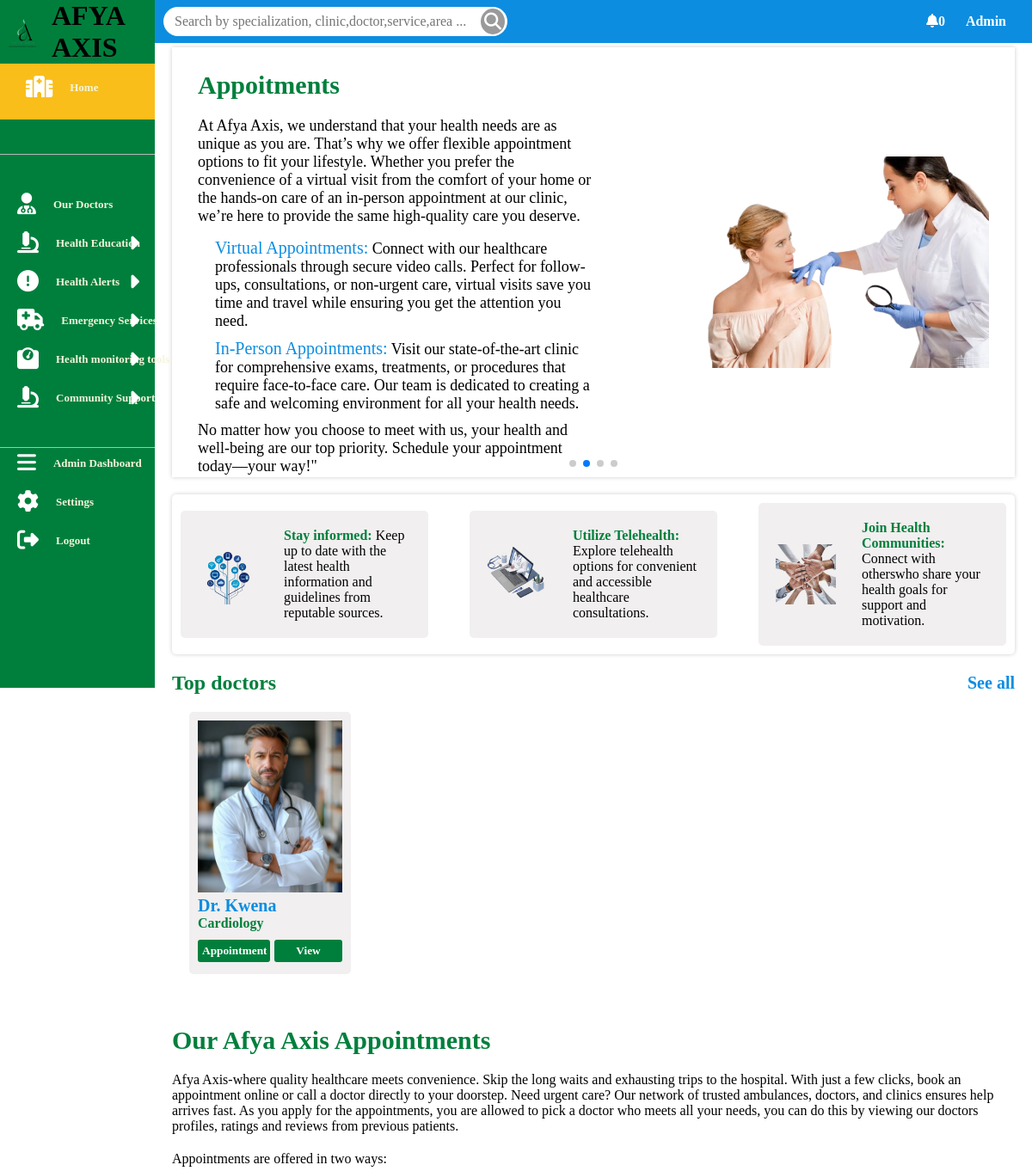
Before: /base/home (signed in, upper part) with the older database file.
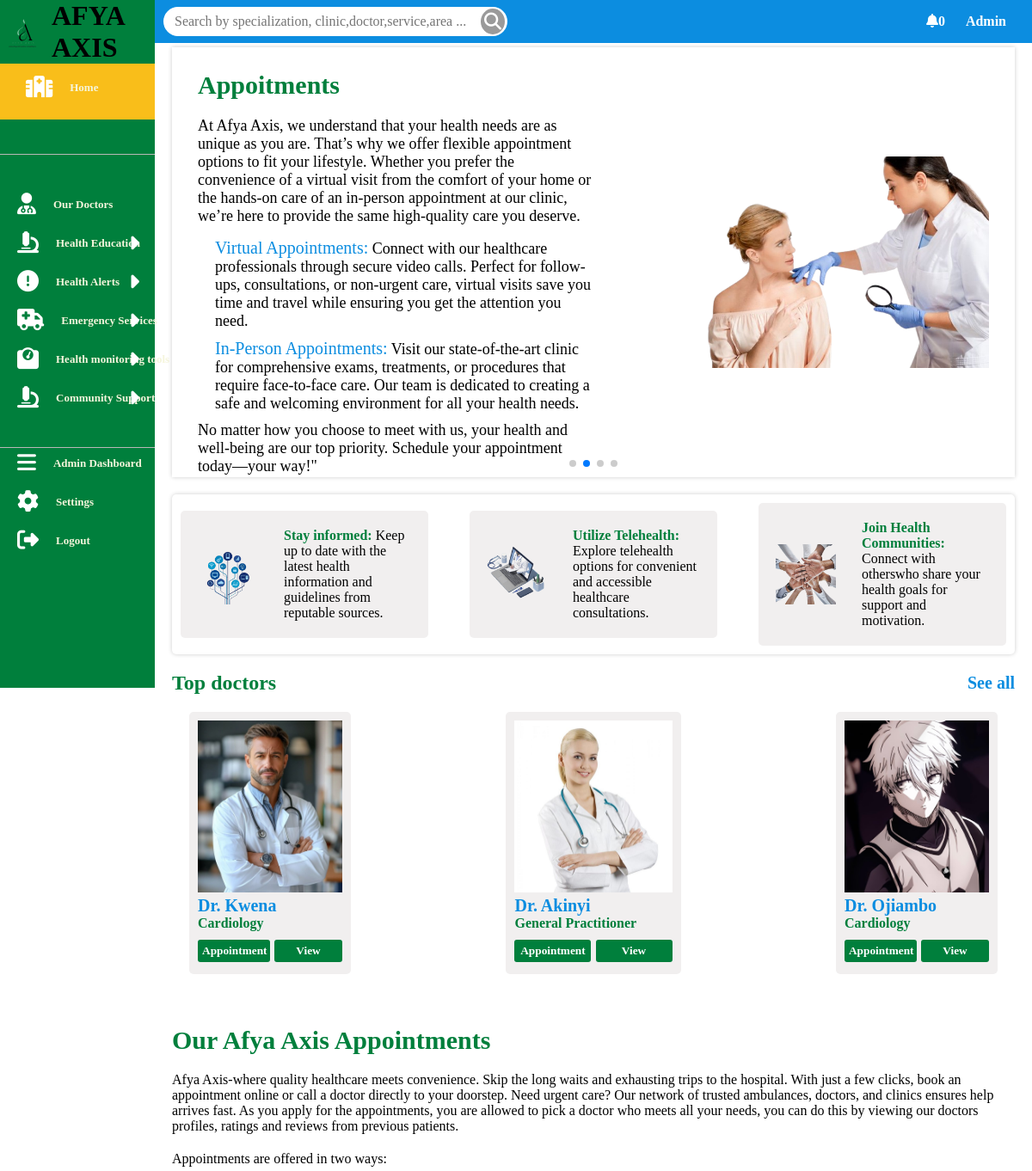
After: the same page with the newer database file.
### doctors/models.py (models this page shows, shortened)
class Doctor(models.Model):
    user = models.OneToOneField(User, on_delete=models.CASCADE, related_name='doctor_profile')
    first_name = models.CharField(max_length=100)
    last_name = models.CharField(max_length=100)
    email = models.EmailField(unique=True)
    phone_number = models.CharField(max_length=15, unique=True)
    clinic = models.ForeignKey('clinics.Clinic', on_delete=models.CASCADE, related_name="doctors")
    specialization = models.ForeignKey(Specialization, on_delete=models.CASCADE, related_name="doctors")
    bio = models.TextField(blank=True, null=True)
    profile_picture = models.ImageField(upload_to='doctor_profiles/', blank=True, null=True)
    facebook = models.URLField(blank=True, null=True)
    twitter = models.URLField(blank=True, null=True)
    linkedin = models.URLField(blank=True, null=True)
    instagram = models.URLField(blank=True, null=True)
    address = models.TextField()
    city = models.CharField(max_length=100)
    country = models.CharField(max_length=100,default='Kenya')
    postal_code = models.CharField(max_length=10,default='0000')
    state= models.CharField(max_length=100,default='Kisii')
    hire_date = models.DateField(null=True, blank=True)
    years_of_experience = models.IntegerField(null=True, blank=True)
    years_worked_at_afyaaxis = models.IntegerField(null=True, blank=True)
    availability = models.BooleanField(default=True)

class Specialization(models.Model):
    name = models.CharField(max_length=100, unique=True)

### base/views.py (the view)
# urls.py: path('home',home,name="home"),
def home(request):
    profile = Profile.objects.get(user=request.user)
    doctors = Doctor.objects.all()
    context = {
        'doctors': doctors,
        'profile': profile
    }
    return render(request, 'base/home.html', context)

### notifications/templatetags/notification_tags.py (called while the page is built)
@register.simple_tag(takes_context=True)
def user_unread_notifications_count(context):
    user = context['user']
    if user.is_authenticated:
        return Notification.objects.filter(user=user, is_read=False).count()
    return 0

### templates/base/home.html (shortened to what the changed rows need)
{% extends "base/layout.html" %}
{%load static%}
{% block content %}
<section class="herobar ">
    <div class="herobox swiper mySwiper">
        <div class="swiper-wrapper">
          <div class="hero swiper-slide">
            <div class="lefthero slide slide2">
                <h1>Appoitments</h1>
            </div>
        </div>
        </div>
      </div>
</section>
<section class="doctors">
    <div class="doctop">
        <h1>Top doctors</h1>
    </div>
    <div class="doctorsbox">
        <div class="doctorslist">
            {%for doctor in doctors%}
            <div class="doctor">
                <div class="img">
                    {%if doctor.profile_picture%}
                    <img src="{{doctor.profile_picture.url}}" alt="">
                    {%else%}
                    <img src="{% static 'images/default-doc.png' %}" alt="">
                    {%endif%}
                </div>
                <h2>Dr. {{ doctor.last_name }}</h2>
                <h3>{{ doctor.specialization.name }}</h3>
                <div class="more">
                    {% if doctor.availability %}
                    <form action="{% url 'create_appointment' doctor.id %}">
                        <button>Appointment</button>
                    </form>
                    {% else %}
                    <p style="background-color:red;"><strong>Unavailable</strong></p>
                    {% endif %}
                    <form action="{% url 'doctor_detail' doctor.id %}">
                        <button>View</button>
                    </form>
                </div>
            </div>
            {%endfor%}
        </div>
    </div>
</section>
<section class="appointments">
    <h1>Our Afya Axis Appointments</h1>
</section>
{% endblock %}

Changed rows visible on the page:
added Doctor: profile_picture (picture), last_name "Akinyi", specialization.name "General Practitioner", availability "Appointment"
added Doctor: profile_picture (picture), last_name "Ojiambo", specialization.name "Cardiology", availability "Appointment"
